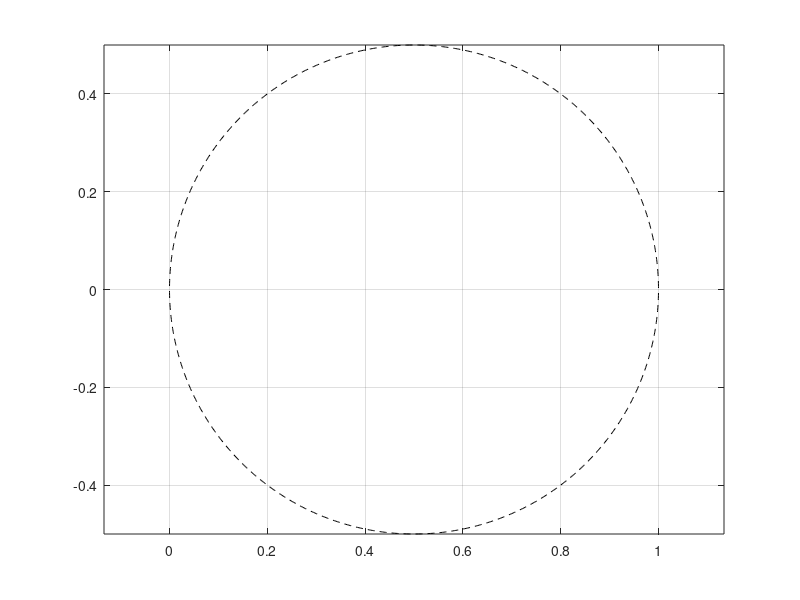

MATLAB code for this plot: (Note: this script raises an error after producing the figure.)

% Plot the disk |w-0.5| <= 0.5
npts = 2^10;
ucirc = exp(2i*pi*(1:npts)/npts);

figure(1)
plot((ucirc+1)/2, 'k--')
axis equal, grid on


% Parameters for the bratwurst shaped set
lambda    = -1;     % so that 0 is not in the inclusion set.
phi       = pi/2;   % or phi = 0.1*pi; ??
P = tan(phi/4) + 1/cos(phi/4);
eps_max = tan(phi/4) * (1 + tan(phi/8));    % max thickness

% Different thickness:
epsvals = linspace(0, eps_max, 10);
epsvals(end) = [];      % eps_max is not allowed

for jj = 1:length(epsvals)
    eps_thick = epsvals(jj);
    
    % Compute M, N:
    sigma = 1 + eps_thick ;
    N = (P/sigma + sigma/P)/2;  %% N_eps
    M = (sigma^2 - 1)/(2*sigma * tan(phi/4)); %% M_eps
    
    rho = N + sqrt(N^2 - 1);
    S = (M*N - 1)/(N - M);
    
    % Get partial sums s1 and s2:
    s1 = scalar_truncFS(1, M, N);
    s2 = scalar_truncFS(2, M, N);
    
    a = 4*(N-M)^2;
    b = -8*N^2 + 4*M*N + 4 - 2*rho*(N-M);
    c = 4*N^2 - 2 - S^2 + 2*N*rho + rho*S + rho^2;
    discr(jj,1) = (b^2 - 4*a*c)/4;
    nosqrt(jj,1) = 8 + 11*M^2 - 22*M*N - 5*N^2 - 14*M^2*N^2 + 28*M*N^3 - 6*N^4;
    
%     assert(discr < 0)
    err(jj,1) = 8 + 11*M^2 - 22*M*N - 5*N^2 - 14*M^2*N^2 + 28*M*N^3 - 6*N^4 ...
        - 6*N*(N-M)^2 * sqrt(N^2 - 1) - discr(jj,1);
    
    % Get zeros:
    zer_s1 = roots(s1);
    zer_s2 = roots(s2);
    
    % For s1: compare with analytic expression of zero:
    zer_s1_dir = (2*N + rho + S)/(2*(N-M));
    err_s1_zer = zer_s1 - zer_s1_dir;
    
    figure(1)
    hold on
    plot(real(zer_s1), imag(zer_s1), 'bo')
    plot(real(zer_s2), imag(zer_s2), 'ro')
    hold off
    drawnow
%     pause(0.3)
end

8 + 11*M^2 - 22*M*N - 5*N^2 - 14*M^2*N^2 + 28*M*N^3 - 6*N^4 ...
    - 6*N*(N-M)^2 * sqrt(N^2 - 1);



return

%% Varying M and N independtly
% is not helpful: the expression for the discriminant becomes positive

% [M, N] = meshgrid(linspace(0, 1, 100), linspace(1, 2, 100));
% F = 8 + 11*M.^2 - 22*M.*N - 5*N.^2 - 14*M.^2.*N.^2 + 28*M.*N.^3 - 6*N.^4 ...
%     - 6*N.*(N-M).^2 .* sqrt(N.^2 - 1);
% min(min(F))
% max(max(F))

%% Fix sigma = 1 (arc) and vary phi:

sigma = 1;  % Fix
phiv = linspace(0, 2*pi, 1002);
phiv(1) = []; 
phiv(end) = [];     % phi in ]0, 2*pi[
F = zeros(size(phiv));

for jj = 1:length(phiv)
    phi = phiv(jj);
    P = tan(phi/4) + 1/cos(phi/4);
    
    N = (P/sigma + sigma/P)/2;  %% N_eps
    M = (sigma^2 - 1)/(2*sigma * tan(phi/4)); %% M_eps
    
    rho = N + sqrt(N^2 - 1);
    S = (M*N - 1)/(N - M);
    
    F(jj) = 8 + 11*M^2 - 22*M*N - 5*N^2 - 14*M^2*N^2 + 28*M*N^3 - 6*N^4; % ...
%     - 6*N.*(N-M).^2 .* sqrt(N.^2 - 1);
end
max(F)
plot(phiv, F)
xlabel('\phi')
% With sigma = 1 fixed, F is decreasing in phi in ]0, 2*pi[.

%% Fix angle and vary sigma in [1, sigma_max[.

phi = 0.9 * pi;     % Fix angle
P = tan(phi/4) + 1/cos(phi/4);
eps_max = tan(phi/4) * (1 + tan(phi/8));    % max thickness
sigma_max = eps_max + 1;

% Different thickness:
sigmav = linspace(1, sigma_max, 100);
% sigmav(end) = [];      % sigma_max is not allowed
F = zeros(size(sigmav));

for jj = 1:length(sigmav)
    sigma = sigmav(jj);
    
    N = (P/sigma + sigma/P)/2;  %% N_eps
    M = (sigma^2 - 1)/(2*sigma * tan(phi/4)); %% M_eps
    
    rho = N + sqrt(N^2 - 1);
    S = (M*N - 1)/(N - M);
    
    F(jj) = 8 + 11*M^2 - 22*M*N - 5*N^2 - 14*M^2*N^2 + 28*M*N^3 - 6*N^4; % ...
%     - 6*N.*(N-M).^2 .* sqrt(N.^2 - 1);
end

max(F)
plot(sigmav, F)
xlabel('\sigma')

